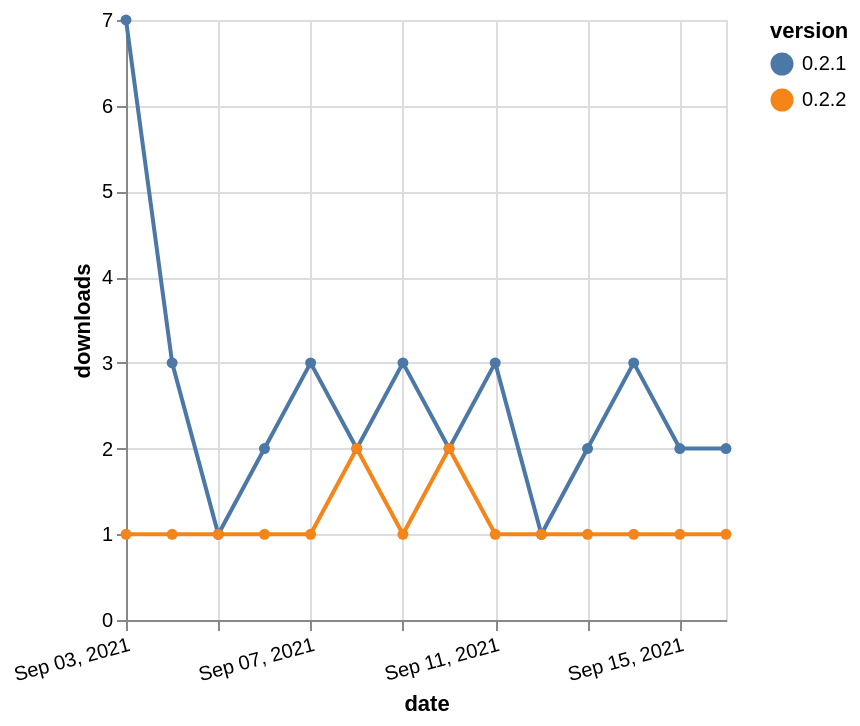

This figure's Vega-Lite source:
### Vega-Lite specification from a JSON file in a GitHub repository (floating-point values rounded to 4 significant figures)
{"$schema": "https://vega.github.io/schema/vega-lite/v5.json", "description": "A simple bar chart with embedded data.", "data": {"values": [{"date": "2021-09-03", "total": 948, "delta": 7, "version": "0.2.1"}, {"date": "2021-09-04", "total": 951, "delta": 3, "version": "0.2.1"}, {"date": "2021-09-05", "total": 952, "delta": 1, "version": "0.2.1"}, {"date": "2021-09-06", "total": 954, "delta": 2, "version": "0.2.1"}, {"date": "2021-09-07", "total": 957, "delta": 3, "version": "0.2.1"}, {"date": "2021-09-08", "total": 959, "delta": 2, "version": "0.2.1"}, {"date": "2021-09-09", "total": 962, "delta": 3, "version": "0.2.1"}, {"date": "2021-09-10", "total": 964, "delta": 2, "version": "0.2.1"}, {"date": "2021-09-11", "total": 967, "delta": 3, "version": "0.2.1"}, {"date": "2021-09-12", "total": 968, "delta": 1, "version": "0.2.1"}, {"date": "2021-09-13", "total": 970, "delta": 2, "version": "0.2.1"}, {"date": "2021-09-14", "total": 973, "delta": 3, "version": "0.2.1"}, {"date": "2021-09-15", "total": 975, "delta": 2, "version": "0.2.1"}, {"date": "2021-09-16", "total": 977, "delta": 2, "version": "0.2.1"}, {"date": "2021-09-03", "total": 248, "delta": 1, "version": "0.2.2"}, {"date": "2021-09-04", "total": 249, "delta": 1, "version": "0.2.2"}, {"date": "2021-09-05", "total": 250, "delta": 1, "version": "0.2.2"}, {"date": "2021-09-06", "total": 251, "delta": 1, "version": "0.2.2"}, {"date": "2021-09-07", "total": 252, "delta": 1, "version": "0.2.2"}, {"date": "2021-09-08", "total": 254, "delta": 2, "version": "0.2.2"}, {"date": "2021-09-09", "total": 255, "delta": 1, "version": "0.2.2"}, {"date": "2021-09-10", "total": 257, "delta": 2, "version": "0.2.2"}, {"date": "2021-09-11", "total": 258, "delta": 1, "version": "0.2.2"}, {"date": "2021-09-12", "total": 259, "delta": 1, "version": "0.2.2"}, {"date": "2021-09-13", "total": 260, "delta": 1, "version": "0.2.2"}, {"date": "2021-09-14", "total": 261, "delta": 1, "version": "0.2.2"}, {"date": "2021-09-15", "total": 262, "delta": 1, "version": "0.2.2"}, {"date": "2021-09-16", "total": 263, "delta": 1, "version": "0.2.2"}]}, "width": "container", "mark": {"type": "line", "point": {"filled": true}}, "encoding": {"x": {"field": "date", "type": "temporal", "timeUnit": "yearmonthdate", "title": "date", "axis": {"labelAngle": -15}}, "y": {"field": "delta", "type": "quantitative", "title": "downloads"}, "color": {"field": "version", "type": "nominal"}, "tooltip": {"field": "delta"}}}
